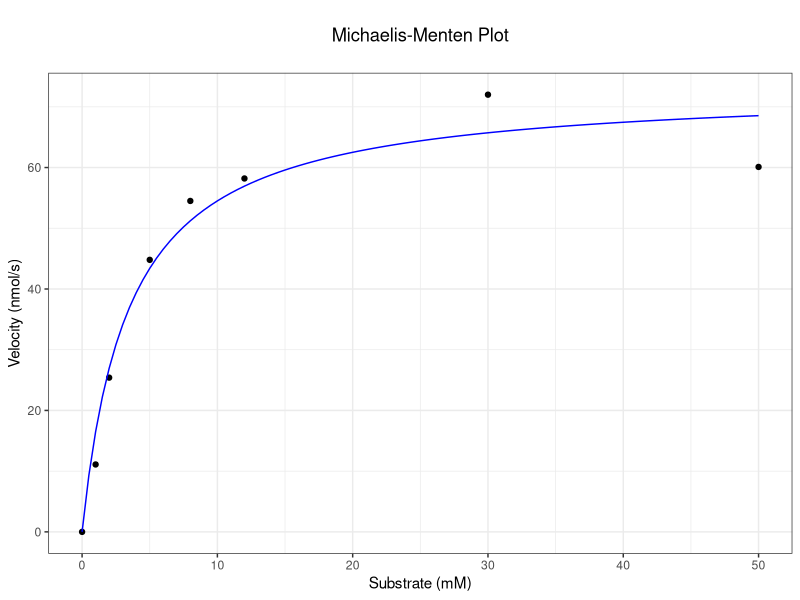
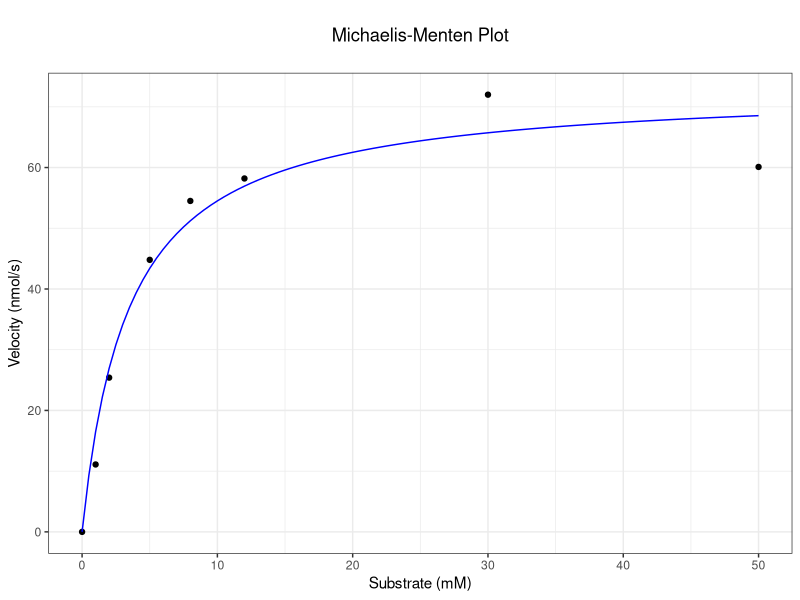

Recreate these plots in R, in order.
#Dummy data- the user should replace this with actual values
#The values of Vmax and Km can be taken from another function able to calculate them
S <- c(0,1,2,5,8,12,30,50)
V <- c(0,11.1,25.4,44.8,54.5,58.2,72.0,60.1)
Vmax <- 73.26
Km <- 3.44 

#we can define labels for the axes prior to plotting so we don't have to type them up over and over
Xlab <- "Substrate (mM)"  
Ylab <- "Velocity (nmol/s)"

#We make a data frame combining S and V called "endata"

endata <-data.frame(S,V)

#We also need to create a function for the Michaelis-Menten curve we want to fit onto our graph
fun_MM <- function(x)y=Vmax*x/(x+Km)

#Now we unify this into a function resulting in the plotting of our graph through ggplot

mich.ment <-function (S,V) {
  library(ggplot2) 
  endata <-data.frame(S,V)
  enplot<-ggplot(endata, aes (x = S, y = V))+ geom_point(color="black") + 
    xlab(Xlab) +
    ylab(Ylab) +
    theme_bw() +
    labs(title ="\nMichaelis-Menten Plot\n")+
    theme(plot.title = element_text(hjust=0.5))+
    stat_function(fun=fun_MM,color="blue")+ xlim(0, max(S))
  
  return(enplot)}

#the resulting graph:
mich.ment(S,V)


#I also managed to make a function that makes the Michaelis Menten curve an optional addition 

mich.ment2 <-function(S,V,MMcurve=TRUE) {
  
  if(MMcurve==TRUE){
    library(ggplot2) 
    endata <-data.frame(S,V)
    enplot<-ggplot(endata, aes (x = S, y = V))+ geom_point(color="black") + 
      xlab(Xlab) +
      ylab(Ylab) +
      theme_bw() +
      labs(title ="\nMichaelis-Menten Plot\n")+
      theme(plot.title = element_text(hjust=0.5))+
      stat_function(fun=fun_MM,color="blue")+ xlim(0, max(S))
    
      return(enplot)}
  
  else {
    library(ggplot2) 
    endata <-data.frame(S,V)
    enplot<-ggplot(endata, aes (x = S, y = V))+ geom_point(color="black") + 
      xlab(Xlab) +
      ylab(Ylab) +
      theme_bw() +
      labs(title ="\nMichaelis-Menten Plot\n")+
      theme(plot.title = element_text(hjust=0.5))
    
      return(enplot)}
  }

#the resulting graph:
 mich.ment2(S,V,MMcurve=TRUE)
 
#changing it to MMcurve=FALSE will remove the line, in case you only want to plot the data as points. 


